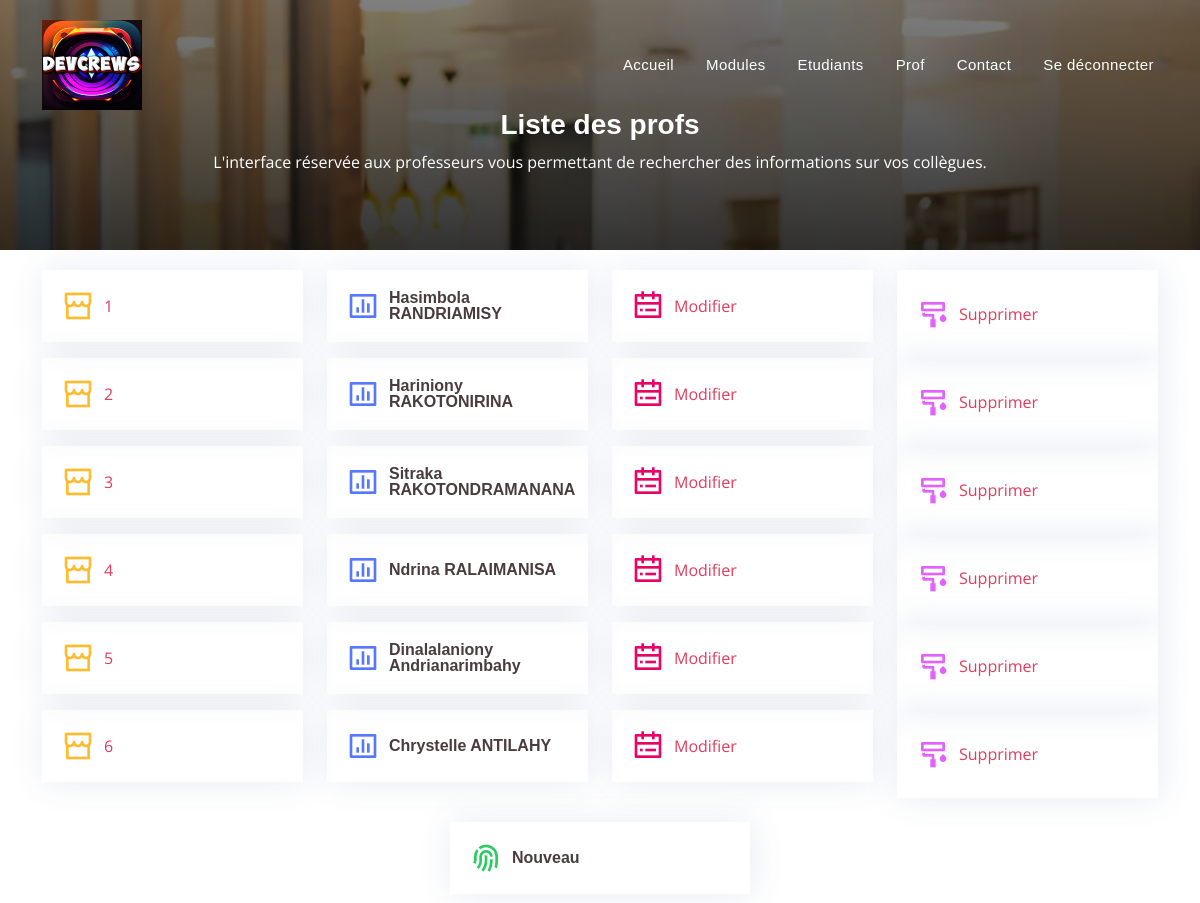
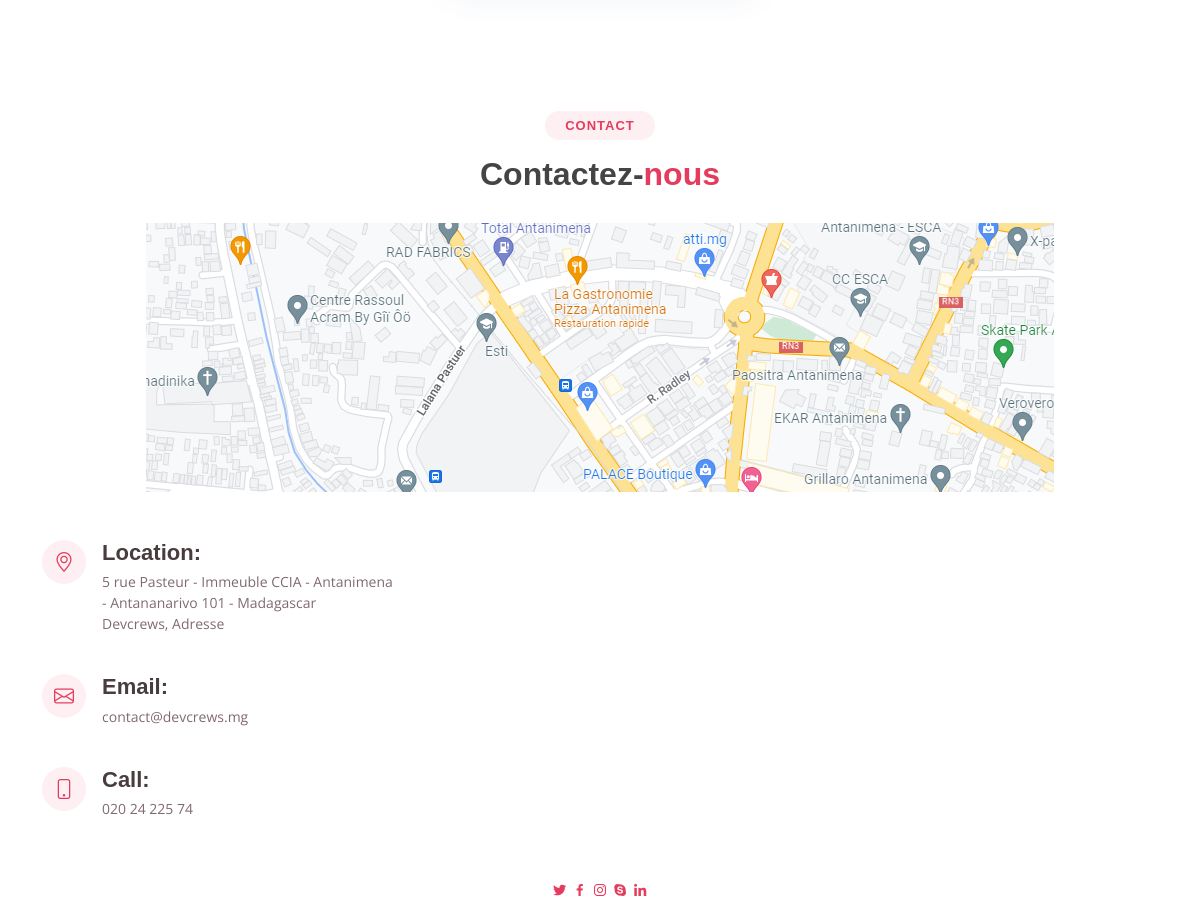
The app's page /views/prof/listeProf.php with its own data (2 pictures, top to bottom).
### tables this page shows
CREATE TABLE IF NOT EXISTS `prof` (
  `id` int(20) NOT NULL AUTO_INCREMENT,
  `nom` varchar(50) NOT NULL,
  `prenom` varchar(50) NOT NULL,
  `email` varchar(50) NOT NULL,
  `telephone` int(20) NOT NULL,
  PRIMARY KEY (`id`)
);

### model/mdlProf.php (called while the page is built, shortened)
<?php
class mdl_profs {
    public static function get_data() {
        $pdo = db_connect();
        $q = 'SELECT * FROM prof';
        $liste_prof = $pdo->query($q)->fetchAll();
        return $liste_prof;
    }
}
?>

### controler/ctrlProf.php (called while the page is built, shortened)
<?php
require('../../model/mdlProf.php');
class ctrl_profs {
    public static function index() {
        $profs = mdl_profs::get_data();
        return $profs;
    }
}
?>

### views/prof/listeProf.php (the view, shortened to what this page needs)
<?php
require '../header.php';
require '../../controler/ctrlProf.php';
$e = new ctrl_profs();
$professeurs = $e->index();
?>
<section id="cta" class="cta">
    <div class="prof">
        <div class="text-center">
            <br><br>
            <h3>Liste des profs</h3>
            <p>
                L'interface réservée aux professeurs vous permettant de rechercher des informations sur vos collègues.
            </p>
        </div>
    </div>
</section>
<section id="features" class="features">
    <div class="container">
        <div class="row">
            <?php foreach ($professeurs as $k => $prof) : ?>
            <div class="col-lg-3 col-md-4 col-6 col-6">
                <div class="icon-box">
                    <i class="ri-store-line" style="color: #ffbb2c;"></i>
                    <a class="cta-btn" href="details.php?id=<?= $prof['id']; ?>"><?php echo $k + 1; ?></a>
                </div>
            </div>
            <div class="col-lg-3 col-md-4 col-6">
                <div class="icon-box">
                    <i class="ri-bar-chart-box-line" style="color: #5578ff;"></i>
                    <h3><a class="cta-btn"
                            href="details.php?id=<?= $prof['id']; ?>"><?php echo ($prof['prenom']) . " " . ($prof['nom']); ?></a>
                    </h3>
                </div>
            </div>
            <div class="col-lg-3 col-md-4 col-6 mt-4 mt-md-0">
                <div class="icon-box">
                    <i class="ri-calendar-todo-line" style="color: #e80368;"></i>
                    <a href="updateForm.php?id=<?= $prof['id']; ?>" class="cta-btn">Modifier</a>
                </div>
            </div>
            <div class="col-lg-3 col-md-4 col-6 mt-4 mt-lg-0">
                <div class="icon-box">
                    <i class="ri-paint-brush-line" style="color: #e361ff;"></i>
                    <a href="delete.php?id=<?= $prof['id']; ?>" class="cta-btn" name="delete">Supprimer</a>
                    <br> <br>
                </div>
            </div>
            <?php endforeach; ?>
        </div>
    </div>
    <div align=center>
        <div class="col-lg-3 col-md-4 col-6 mt-4" align=center>
            <div class="icon-box">
                <i class="ri-fingerprint-line" style="color: #29cc61;"></i>
                <h3><a href="add.php" class="cta-btn" name="add">Nouveau</a></h3>
            </div>
        </div>
    </div>
</section>
<?php require '../footer.php'; ?>

### assets/css/style.css (style rules this page uses)
body { font-family: "Open Sans", sans-serif; color: #444444; }
a { color: #e43c5c; text-decoration: none; }
h1, h2, h3, h4, h5, h6 { font-family: "Nunito", sans-serif; }
section { padding: 60px 0; overflow: hidden; }
.features { padding-top: 20px; }
.features .icon-box { display: flex; align-items: center; padding: 20px; transition: ease-in-out 0.3s; box-shadow: 2px 0 35px 0 rgba(68, 88, 144, 0.12); }
.features .icon-box i { font-size: 32px; padding-right: 10px; line-height: 1; }
.features .icon-box h3 { font-weight: 700; margin: 0; padding: 0; line-height: 1; font-size: 16px; }
.features .icon-box h3 a { color: #493c3e; transition: ease-in-out 0.3s; }
.cta { background: linear-gradient(rgba(2, 2, 2, 0.5), rgba(0, 0, 0, 0.8)), url("../img/cta-bg.jpg") center center; background-size: cover; padding: 60px 0; }
.cta h3 { color: #fff; font-size: 28px; font-weight: 700; }
.cta p { color: #fff; }
@media (min-width: 1024px) { .cta { background-attachment: fixed; } }

### views/prof/listeProf.php (style rules this page uses)
.cta { background: linear-gradient(rgba(2, 2, 2, 0.5), rgba(0, 0, 0, 0.8)), url("../../assets/img/blog-recent-1.jpg") top center; background-size: cover; position: relative; padding: 60px 0; }

### records on screen
prof: prenom "Hasimbola", nom "RANDRIAMISY"
prof: prenom "Hariniony", nom "RAKOTONIRINA"
prof: prenom "Sitraka", nom "RAKOTONDRAMANANA"
prof: prenom "Ndrina", nom "RALAIMANISA"
prof: prenom "Dinalalaniony", nom "Andrianarimbahy"
prof: prenom "Chrystelle", nom "ANTILAHY"
